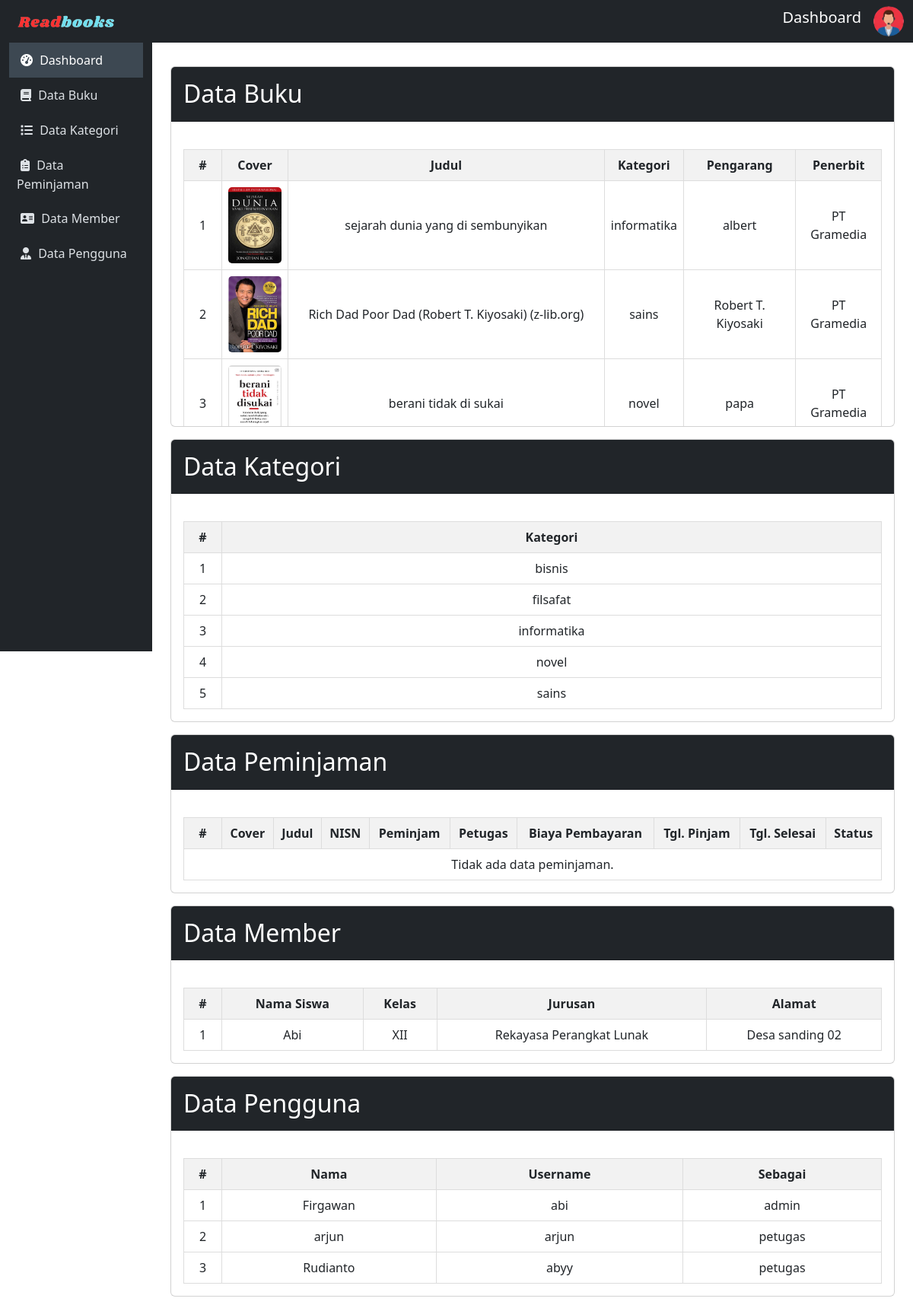
The app's page /admin/index.php with its own data.
### tables this page shows
CREATE TABLE `buku` (
  `cover` varchar(255) NOT NULL,
  `id_buku` varchar(25) NOT NULL,
  `kategori` varchar(255) NOT NULL,
  `judul` varchar(255) NOT NULL,
  `pengarang` varchar(255) NOT NULL,
  `penerbit` varchar(255) NOT NULL,
  `thn_terbit` date NOT NULL,
  `jml_halaman` int(11) NOT NULL,
  `deskripsi` text NOT NULL,
  `isi_buku` varchar(250) NOT NULL
);

CREATE TABLE `kategori_buku` (
  `kategori` varchar(255) NOT NULL
);

CREATE TABLE `member` (
  `nisn` int(11) NOT NULL,
  `nama` varchar(50) NOT NULL,
  `password` varchar(50) NOT NULL,
  `kelas` varchar(50) NOT NULL,
  `jurusan` varchar(50) NOT NULL,
  `alamat` varchar(50) NOT NULL
);

CREATE TABLE `user` (
  `id` int(11) NOT NULL,
  `nama` varchar(100) NOT NULL,
  `username` varchar(50) NOT NULL,
  `password` varchar(50) NOT NULL,
  `no_telp` varchar(50) NOT NULL,
  `sebagai` varchar(50) NOT NULL
);

### config/config.php (called while the page is built, shortened)
<?php
$host = "127.0.0.1";
$username = "root";
$password = "";
$database_name = "brary";
$connection = mysqli_connect($host, $username, $password, $database_name);
function queryReadData($dataKategori)
{
  global $connection;
  $result = mysqli_query($connection, $dataKategori);
  $items = [];
  while ($item = mysqli_fetch_assoc($result)) {
    $items[] = $item;
  }
  return $items;
}
?>

### admin/index.php (the view, shortened to what this page needs)
<?php
include "../config/config.php";
$databuku = queryReadData("SELECT * FROM buku order by id_buku DESC");
$datakategori = queryReadData("SELECT * FROM kategori_buku order by kategori ASC");
$datasiswa = queryReadData("SELECT * FROM member order by nama, jurusan, kelas ASC");
$datapengguna = queryReadData("SELECT * FROM user order by sebagai, nama ASC");
$peminjaman = queryReadData("SELECT peminjaman.id, peminjaman.id_buku, buku.cover, buku.judul, peminjaman.nisn, member.nama, user.username, peminjaman.tgl_pinjam, peminjaman.tgl_kembali, peminjaman.status, peminjaman.harga
FROM peminjaman
INNER JOIN buku ON peminjaman.id_buku = buku.id_buku
INNER JOIN member ON peminjaman.nisn = member.nisn
INNER JOIN user ON peminjaman.id_user = user.id
order by peminjaman.status ASC");
?>
<!DOCTYPE html>
<html lang="en">
<head>
    <link href="https://cdn.jsdelivr.net/npm/bootstrap@5.3.2/dist/css/bootstrap.min.css" rel="stylesheet">
</head>
<body>
    <nav class="navbar navbar-expand-lg navbar-dark sticky-top">
        <div class="container-fluid">
            <a class="navbar-brand" href="index.php"><img src="../assets/readbook.png" width="150px"></a>
            <div class="collapse navbar-collapse" id="mynavbar">
                <ul class="navbar-nav ms-auto">
                    <li class="nav-item text-center">
                        <span class="navbar-brand">Dashboard</span>
                    </li>
                    <li class="nav-item">
                        <i id="profile-icon" class="bi bi-person-circle text-light" data-bs-toggle="dropdown">
                            <img src="../assets/adminLogo.png" alt="Avatar Logo" style="width:40px;" class="rounded-pill"></i>
                    </li>
                </ul>
            </div>
        </div>
    </nav>
    <div class="container-fluid">
        <div class="row">
            <nav id="sidebar" class="col-md-3 col-lg-2 d-md-block position-fixed vh-100">
                <div class="position-sticky">
                    <ul class="nav flex-column">
                        <li class="nav-item">
                            <a class="nav-link active" href="index.php">
                               <i class="fa fa-dashboard" style="margin: 5px;"></i>
                                Dashboard
                            </a>
                        </li>
                        <li class="nav-item">
                            <a class="nav-link" href="buku/data-buku.php">
                            <i class="fa fa-book" style="margin: 5px;"></i>
                                Data Buku
                            </a>
                        </li>
                        <li class="nav-item">
                            <a class="nav-link" href="kategori/data-kategori.php">
                            <i class="fa fa-list" style="margin: 5px;"></i>
                                Data Kategori
                            </a>
                        </li>
                        <li class="nav-item">
                            <a class="nav-link" href="peminjaman/data-peminjaman.php">
                            <i class="fas fa-clipboard-list" style="margin: 5px;"></i>
                                Data Peminjaman
                            </a>
                        </li>
                        <li class="nav-item">
                            <a class="nav-link" href="member/data-member.php">
                            <i class="fa fa-address-card" style="margin: 5px;"></i>
                                Data Member
                            </a>
                        </li>
                        <li class="nav-item">
                            <a class="nav-link" href="akun/pengguna.php">
                            <i class="fas fa-user-tie" style="margin: 5px;"></i>
                                Data Pengguna
                            </a>
                        </li>
                    </ul>
                </div>
            </nav>
            <main id="content" class="col-md-9 ms-sm-auto col-lg-10 px-md-4">
                        <div class="card mt-3">
                            <div class="card-header bg-dark text-white">
                                <h2 class="mt-2">Data Buku</h2>
                            </div>
                            <div class="card-body scrollable-card">
                                <table>
                                    <thead>
                                        <tr class="text-center">
                                            <th style="width:50px;">#</th>
                                            <th>Cover</th>
                                            <th>Judul</th>
                                            <th>Kategori</th>
                                            <th>Pengarang</th>
                                            <th>Penerbit</th>
                                        </tr>
                                    </thead>
                                    <tbody>
                                        <?php
                                        $no = 1;
                                        foreach ($databuku as $item) : ?>
                                            <tr>
                                                <td style="width:50px;"><?= $no++; ?></td>
                                                <td><img src="../assets/imgDB/<?= $item['cover']; ?>" alt="" width="70px" height="100px" style="border-radius: 5px;"></td>
                                                <td><?= $item["judul"]; ?></td>
                                                <td><?= $item["kategori"]; ?></td>
                                                <td><?= $item["pengarang"]; ?></td>
                                                <td><?= $item["penerbit"]; ?></td>
                                            </tr>
                                        <?php endforeach; ?>
                                    </tbody>
                                </table>
                            </div>
                        </div>
                        <div class="card mt-3">
                            <div class="card-header bg-dark text-white">
                                <h2 class="mt-2">Data Kategori</h2>
                            </div>
                            <div class="card-body scrollable-card">
                                <table>
                                    <thead>
                                        <tr>
                                            <th style="width:50px;">#</th>
                                            <th>Kategori</th>
                                        </tr>
                                    </thead>
                                    <tbody>
                                        <?php
                                        $no = 1;
                                        foreach ($datakategori as $item) :
                                        ?>
                                            <tr>
                                                <td style="width:50px;"><?= $no++; ?></td>
                                                <td><?= $item["kategori"]; ?></td>
                                            </tr>
                                        <?php endforeach; ?>
                                    </tbody>
                                </table>
                            </div>
                        </div>
                        <div class="card mt-3">
                            <div class="card-header bg-dark text-white">
                                <h2 class="mt-2">Data Peminjaman</h2>
                            </div>
                            <div class="card-body scrollable-card">
                                <table>
                                    <thead>
                                        <tr>
                                            <th style="width:50px;">#</th>
                                            <th>Cover</th>
                                            <th>Judul</th>
                                            <th>NISN</th>
                                            <th>Peminjam</th>
                                            <th>Petugas</th>
                                            <th>Biaya Pembayaran</th>
                                            <th>Tgl. Pinjam</th>
                                            <th>Tgl. Selesai</th>
                                            <th>Status</th>
                                        </tr>
                                    </thead>
                                    <tbody>
                                        <?php
                                        $no = 1;
                                        if (isset($peminjaman) && is_array($peminjaman) && count($peminjaman) > 0) {
                                            foreach ($peminjaman as $item) :
                                        ?>
                                                <tr>
                                                    <td style="width:50px;"><?= $no++; ?></td>
                                                    <td><img src="../assets/imgDB/<?= $item['cover']; ?>" alt="" width="70px" height="100px" style="border-radius: 5px;"></td>
                                                    <td><?= $item['judul']; ?></td>
                                                    <td><?= $item['nisn']; ?></td>
                                                    <td><?= $item['nama']; ?></td>
                                                    <td><?= $item['username']; ?></td>
                                                    <td><?= $item['harga']; ?></td>
                                                    <td><?= $item['tgl_pinjam']; ?></td>
                                                    <td><?= $item['tgl_kembali']; ?></td>
                                                    <td><?php
                                                        $statusClass = '';
                                                        if ($item['status'] == 0) {
                                                            $statusText = 'Menunggu Persetujuan';
                                                            $statusClass = 'text-warning';
                                                        } elseif ($item['status'] == 1) {
                                                            $statusText = 'Telah Disetujui';
                                                            $statusClass = 'text-primary';
                                                        } elseif ($item['status'] == 2) {
                                                            $statusText = 'Tidak Disetujui';
                                                            $statusClass = 'text-danger';
                                                        } else {
                                                            $statusText = 'Telah Dinonaktifkan';
                                                            $statusClass = 'text-secondary';
                                                        }
                                                        ?>
                                                        <span class="<?php echo $statusClass; ?>"><?php echo $statusText; ?></span>
                                                    </td>
                                                </tr>
                                        <?php endforeach;
                                        } else {
                                            echo '<tr><td colspan="10">Tidak ada data peminjaman.</td></tr>';
                                        } ?>
                                    </tbody>
                                </table>
                            </div>
                        </div>
                        <div class="card mt-3">
                            <div class="card-header bg-dark text-white">
                                <h2 class="mt-2">Data Member</h2>
                            </div>
                            <div class="card-body scrollable-card">
                                <table>
                                    <thead>
                                        <tr>
                                            <th style="width:50px;">#</th>
                                            <th>Nama Siswa</th>
                                            <th>Kelas</th>
                                            <th>Jurusan</th>
                                            <th>Alamat</th>
                                        </tr>
                                    </thead>
                                    <tbody>
                                        <?php
                                        $no = 1;
                                        foreach ($datasiswa as $item) :
                                        ?>
                                            <tr>
                                                <td style="width:50px;"><?= $no++; ?></td>
                                                <td><?= $item["nama"]; ?></td>
                                                <td><?= $item["kelas"]; ?></td>
                                                <td><?= $item["jurusan"]; ?></td>
                                                <td><?= $item["alamat"]; ?></td>
                                            </tr>
                                        <?php endforeach; ?>
                                    </tbody>
                                </table>
                            </div>
                        </div>
                <div class="card mt-3">
                    <div class="card-header bg-dark text-white">
                        <h2 class="mt-2">Data Pengguna</h2>
                    </div>
                    <div class="card-body scrollable-card">
                        <table>
                            <thead>
                                <tr>
                                    <th style="width:50px;">#</th>
                                    <th>Nama</th>
                                    <th>Username</th>
                                    <th>Sebagai</th>
                                </tr>
                            </thead>
                            <tbody>
                                <?php
                                $no = 1;
                                foreach ($datapengguna as $item) :
                                ?>
                                    <tr>
                                        <td style="width:50px;"><?= $no++; ?></td>
                                        <td><?= $item['nama']; ?></td>
                                        <td><?= $item['username']; ?></td>
                                        <td><?= $item['sebagai']; ?></td>
                                    </tr>
                                <?php endforeach; ?>
                            </tbody>
                        </table>
                    </div>
                </div>
            </main>
        </div>
    </div>
</body>
</html>

### records on screen
buku: cover (picture), judul "sejarah dunia yang di sembunyikan", kategori "informatika", pengarang "albert", penerbit "PT Gramedia"
buku: cover (picture), judul "Rich Dad Poor Dad (Robert T. Kiyosaki) (z-lib.org)", kategori "sains", pengarang "Robert T. Kiyosaki", penerbit "PT Gramedia"
buku: cover (picture), judul "berani tidak di sukai", kategori "novel", pengarang "papa", penerbit "PT Gramedia"
kategori_buku: kategori "bisnis"
kategori_buku: kategori "filsafat"
kategori_buku: kategori "informatika"
kategori_buku: kategori "novel"
kategori_buku: kategori "sains"
member: nama "Abi", kelas "XII", jurusan "Rekayasa Perangkat Lunak", alamat "Desa sanding 02"
user: nama "Firgawan", username "abi", sebagai "admin"
user: nama "arjun", username "arjun", sebagai "petugas"
user: nama "Rudianto", username "abyy", sebagai "petugas"
